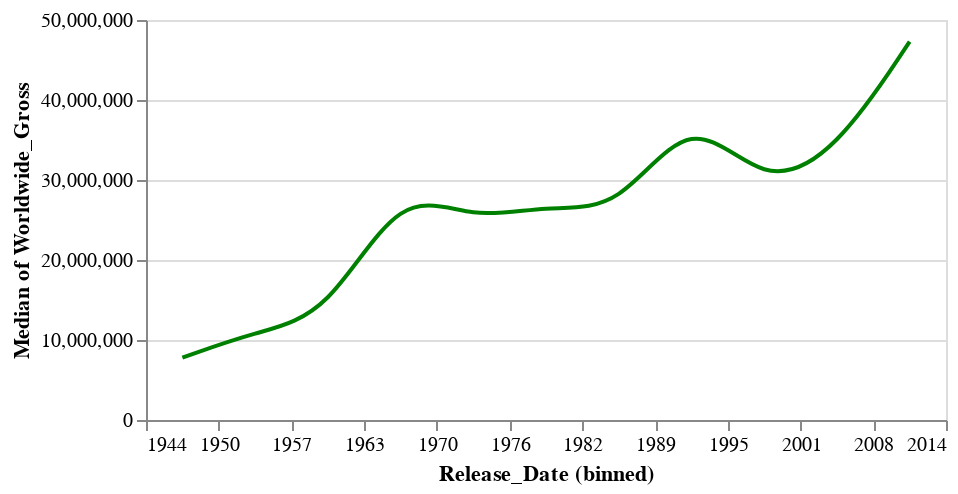

Notebook cell for this chart:
### Code cell
(alt.Chart(df).mark_line(color='green',interpolate="basis").encode(
    x=alt.X('Release_Date:T',axis=alt.Axis(format="%Y")).bin(maxbins=20),
    y=alt.Y('median(Worldwide_Gross)'))
).properties(
        width=400,
        height=200
    )

### Figure 1 — Vega specification as saved in the notebook (floating-point values rounded to 4 significant figures)
{"$schema": "https://vega.github.io/schema/vega/v5.json", "data": [{"name": "source_0", "values": [{"bin_maxbins_20_Release_Date": 800000000000.0, "bin_maxbins_20_Release_Date_end": 1000000000000.0, "median_Worldwide_Gross": 28870000.0}, {"bin_maxbins_20_Release_Date": 400000000000.0, "bin_maxbins_20_Release_Date_end": 600000000000.0, "median_Worldwide_Gross": 25930000.0}, {"bin_maxbins_20_Release_Date": -200000000000.0, "bin_maxbins_20_Release_Date_end": 0.0, "median_Worldwide_Gross": 29180000.0}, {"bin_maxbins_20_Release_Date": -400000000000.0, "bin_maxbins_20_Release_Date_end": -200000000000.0, "median_Worldwide_Gross": 12960000.0}, {"bin_maxbins_20_Release_Date": 0.0, "bin_maxbins_20_Release_Date_end": 200000000000.0, "median_Worldwide_Gross": 24910000.0}, {"bin_maxbins_20_Release_Date": -600000000000.0, "bin_maxbins_20_Release_Date_end": -400000000000.0, "median_Worldwide_Gross": 11000000.0}, {"bin_maxbins_20_Release_Date": 200000000000.0, "bin_maxbins_20_Release_Date_end": 400000000000.0, "median_Worldwide_Gross": 26920000.0}, {"bin_maxbins_20_Release_Date": 1000000000000.0, "bin_maxbins_20_Release_Date_end": 1200000000000.0, "median_Worldwide_Gross": 33600000.0}, {"bin_maxbins_20_Release_Date": 1200000000000.0, "bin_maxbins_20_Release_Date_end": 1400000000000.0, "median_Worldwide_Gross": 47300000.0}, {"bin_maxbins_20_Release_Date": 600000000000.0, "bin_maxbins_20_Release_Date_end": 800000000000.0, "median_Worldwide_Gross": 38980000.0}, {"bin_maxbins_20_Release_Date": -800000000000.0, "bin_maxbins_20_Release_Date_end": -600000000000.0, "median_Worldwide_Gross": 7800000.0}]}, {"name": "source_0_y_domain_median_Worldwide_Gross", "values": [{"min": 7800000.0, "max": 47300000.0}]}], "signals": [{"name": "bin_maxbins_20_Release_Date_bins", "value": {"fields": ["Release_Date"], "fname": "bin_Release_Date", "start": -800000000000.0, "step": 200000000000.0, "stop": 1400000000000.0}}], "marks": [{"type": "line", "name": "marks", "from": {"data": "source_0"}, "sort": {"field": "x"}, "encode": {"update": {"interpolate": {"value": "basis"}, "x": {"signal": "scale(\"x\", 0.5 * datum[\"bin_maxbins_20_Release_Date\"] + 0.5 * datum[\"bin_maxbins_20_Release_Date_end\"])"}, "y": {"field": "median_Worldwide_Gross", "scale": "y"}, "defined": {"signal": "isValid(datum[\"bin_maxbins_20_Release_Date\"]) && isFinite(+datum[\"bin_maxbins_20_Release_Date\"]) && isValid(datum[\"median_Worldwide_Gross\"]) && isFinite(+datum[\"median_Worldwide_Gross\"])"}, "stroke": {"value": "green"}}}, "style": ["line"]}], "scales": [{"name": "x", "type": "time", "domain": {"signal": "[bin_maxbins_20_Release_Date_bins.start, bin_maxbins_20_Release_Date_bins.stop]"}, "range": [0, {"signal": "width"}], "bins": {"signal": "bin_maxbins_20_Release_Date_bins"}}, {"name": "y", "type": "linear", "domain": [{"signal": "(data(\"source_0_y_domain_median_Worldwide_Gross\")[0] || {}).min"}, {"signal": "(data(\"source_0_y_domain_median_Worldwide_Gross\")[0] || {}).max"}], "range": [{"signal": "height"}, 0], "nice": true, "zero": true}], "axes": [{"scale": "y", "minExtent": 0, "domain": false, "grid": true, "aria": false, "zindex": 0, "gridScale": "x", "maxExtent": 0, "tickCount": {"signal": "ceil(height/40)"}, "orient": "left", "ticks": false, "labels": false}, {"scale": "x", "format": "%Y", "labelFlush": true, "grid": false, "labelOverlap": true, "tickCount": {"signal": "ceil(width/10)"}, "title": "Release_Date (binned)", "zindex": 0, "orient": "bottom"}, {"scale": "y", "grid": false, "orient": "left", "labelOverlap": true, "tickCount": {"signal": "ceil(height/40)"}, "zindex": 0, "title": "Median of Worldwide_Gross"}], "height": 200, "background": "white", "style": "cell", "width": 400, "padding": 5}
